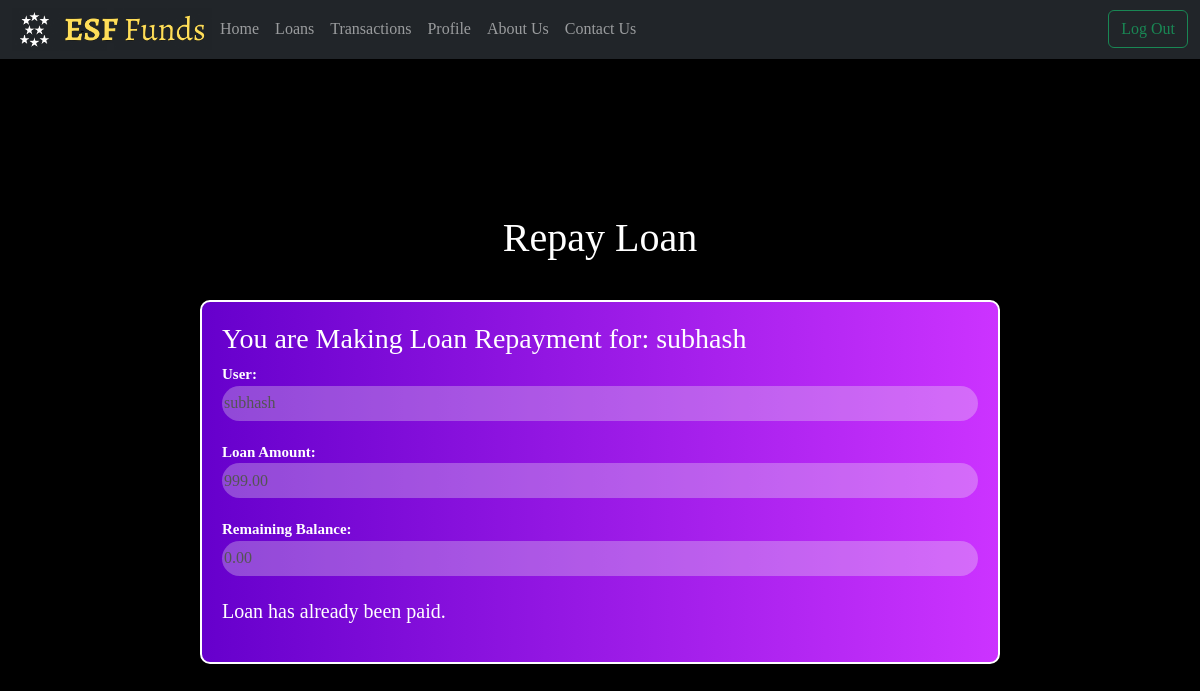
The page /repay-loan/31/ (signed in) on the database its author committed.
### loan/models.py (models this page shows, shortened)
class Loan(models.Model):
    LOAN_STATUS_CHOICES = [
        ('active', 'Active'),
        ('paid', 'Paid'),
        ('defaulted', 'Defaulted'),
    ]
    user = models.ForeignKey(User, on_delete=models.CASCADE)
    amount = models.DecimalField(max_digits=10, decimal_places=2, default=500)
    interest_rate = models.DecimalField(max_digits=4, decimal_places=2,default=10)
    term = models.IntegerField(default=12)
    balance = models.DecimalField(max_digits=10, decimal_places=2, default=0)
    remaining_balance = models.DecimalField(max_digits=10, decimal_places=2, default=0.0)
    created_loan = models.DateTimeField(auto_now=True)
    updated_loan = models.DateTimeField(auto_now_add=True)
    status = models.CharField(max_length=20, choices=LOAN_STATUS_CHOICES, default='active')
    class Meta:
        ordering = ['-updated_loan','-created_loan']

### loan/views.py (the view, shortened to what this page needs)
# urls.py: path('repay-loan/<int:loan_id>/', views.repay_loan, name='repay_loan'),
@login_required(login_url="loginpage")
def repay_loan(request, loan_id):
    loan = get_object_or_404(Loan, id=loan_id)
    return render(request, 'repay_loan.html', {'loan': loan})

### templates/repay_loan.html (shortened to what this page needs)
{% extends 'main.html' %}
{% block content %}
<div class="create-main">
  <div class="header">
    <h1 class="head-text">Repay Loan</h1>
  </div>
  <form class="edit-form" method="POST" action="">
    <h3>You are Making Loan Repayment for: {{ loan.user }}</h3>
    <label for="user">User:</label>
    <input type="text" id="user" name="user" value="{{ loan.user }}" disabled>
    <label for="amount">Loan Amount:</label>
    <input type="text" id="amount" name="amount" value="{{ loan.amount }}" disabled>
    <label for="remaining_balance">Remaining Balance:</label>
    <input type="text" id="remaining_balance" name="remaining_balance" value="{{ loan.remaining_balance }}" disabled>
    {% if loan.status != 'paid' %}
    <label for="payment_amount">Payment Amount:</label>
    <input type="number" id="payment_amount" name="payment_amount" min="0" max="{{ loan.remaining_balance }}" required>
    <label for="payment_mode">Payment Mode:</label>
    <input type="text" id="payment_mode" name="payment_mode" value="Repayment" required>
    <label for="payment_id">Payment ID:</label>
    <input type="text" id="payment_id" name="payment_id" required>
    <input type="submit" value="Make Payment">
    {% else %}
    <p>Loan has already been paid.</p>
    {% endif %}
  </form>
</div>
{% endblock%}

### static/styles/style.css (style rules this page uses)
* { font-family: Cambria, Cochin, Georgia, Times, 'Times New Roman', serif; }
p { font-size: 20px; }
.header { display: flex; align-items: center; justify-content: center; padding: 0px 8px; background-color: #000000; color: #ffffff; margin-bottom: 10px; }
.create-main { background-color: #000000; color: #ffffff; padding: 20px; display: flex; flex-direction: column; align-items: center; justify-content: center; flex-wrap: wrap; height: 95vh; }
.edit-form { border: 2px solid #ffffff; padding: 20px; display: flex; flex-direction: column; border-radius: 10px; background-image: linear-gradient(to right, #6600cc, #cc33ff); color:#ffffff; width: 800px; margin-top: 20px; }
.edit-form label { font-weight: 700; font-size: 15px; }
.edit-form input { height: 35px; margin-bottom: 20px; border: none; border-radius: 20px; }

### rows shown on the page
Loan: user "subhash", amount "999.00", remaining_balance "0.00"
